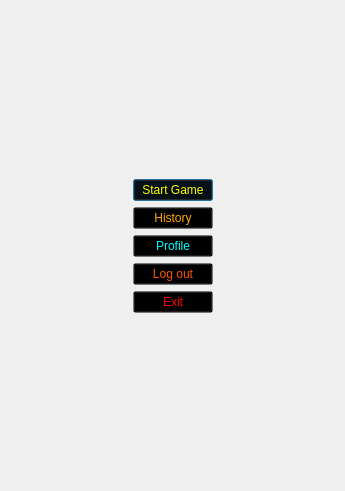
<?xml version="1.0" encoding="UTF-8"?>
<ui version="4.0">
 <class>Menu</class>
 <widget class="QDialog" name="Menu">
  <property name="geometry">
   <rect>
    <x>0</x>
    <y>0</y>
    <width>345</width>
    <height>491</height>
   </rect>
  </property>
  <property name="windowTitle">
   <string>Menu</string>
  </property>
  <property name="windowIcon">
   <iconset resource="../Resource.qrc">
    <normaloff>:/Resource/Icons/user-solid.svg</normaloff>:/Resource/Icons/user-solid.svg</iconset>
  </property>
  <property name="styleSheet">
   <string notr="true">color: rgb(255, 255, 255);
font: italic 32pt &quot;Monotype Corsiva&quot;;
border-image: url(:/Resource/Game/loginBG.jpg);</string>
  </property>
  <layout class="QGridLayout" name="gridLayout">
   <item row="0" column="0">
    <layout class="QVBoxLayout" name="verticalLayout">
     <item>
      <spacer name="verticalSpacer">
       <property name="orientation">
        <enum>Qt::Vertical</enum>
       </property>
       <property name="sizeHint" stdset="0">
        <size>
         <width>20</width>
         <height>40</height>
        </size>
       </property>
      </spacer>
     </item>
     <item>
      <layout class="QHBoxLayout" name="horizontalLayout">
       <item>
        <spacer name="horizontalSpacer_9">
         <property name="orientation">
          <enum>Qt::Horizontal</enum>
         </property>
         <property name="sizeHint" stdset="0">
          <size>
           <width>40</width>
           <height>20</height>
          </size>
         </property>
        </spacer>
       </item>
       <item>
        <widget class="QPushButton" name="StartGame">
         <property name="palette">
          <palette>
           <active>
            <colorrole role="WindowText">
             <brush brushstyle="SolidPattern">
              <color alpha="255">
               <red>219</red>
               <green>182</green>
               <blue>49</blue>
              </color>
             </brush>
            </colorrole>
            <colorrole role="Button">
             <brush brushstyle="SolidPattern">
              <color alpha="0">
               <red>0</red>
               <green>0</green>
               <blue>0</blue>
              </color>
             </brush>
            </colorrole>
            <colorrole role="Text">
             <brush brushstyle="SolidPattern">
              <color alpha="255">
               <red>219</red>
               <green>182</green>
               <blue>49</blue>
              </color>
             </brush>
            </colorrole>
            <colorrole role="ButtonText">
             <brush brushstyle="SolidPattern">
              <color alpha="255">
               <red>219</red>
               <green>182</green>
               <blue>49</blue>
              </color>
             </brush>
            </colorrole>
            <colorrole role="Base">
             <brush brushstyle="SolidPattern">
              <color alpha="0">
               <red>0</red>
               <green>0</green>
               <blue>0</blue>
              </color>
             </brush>
            </colorrole>
            <colorrole role="Window">
             <brush brushstyle="SolidPattern">
              <color alpha="0">
               <red>0</red>
               <green>0</green>
               <blue>0</blue>
              </color>
             </brush>
            </colorrole>
            <colorrole role="PlaceholderText">
             <brush brushstyle="SolidPattern">
              <color alpha="128">
               <red>219</red>
               <green>182</green>
               <blue>49</blue>
              </color>
             </brush>
            </colorrole>
           </active>
           <inactive>
            <colorrole role="WindowText">
             <brush brushstyle="SolidPattern">
              <color alpha="255">
               <red>219</red>
               <green>182</green>
               <blue>49</blue>
              </color>
             </brush>
            </colorrole>
            <colorrole role="Button">
             <brush brushstyle="SolidPattern">
              <color alpha="0">
               <red>0</red>
               <green>0</green>
               <blue>0</blue>
              </color>
             </brush>
            </colorrole>
            <colorrole role="Text">
             <brush brushstyle="SolidPattern">
              <color alpha="255">
               <red>219</red>
               <green>182</green>
               <blue>49</blue>
              </color>
             </brush>
            </colorrole>
            <colorrole role="ButtonText">
             <brush brushstyle="SolidPattern">
              <color alpha="255">
               <red>219</red>
               <green>182</green>
               <blue>49</blue>
              </color>
             </brush>
            </colorrole>
            <colorrole role="Base">
             <brush brushstyle="SolidPattern">
              <color alpha="0">
               <red>0</red>
               <green>0</green>
               <blue>0</blue>
              </color>
             </brush>
            </colorrole>
            <colorrole role="Window">
             <brush brushstyle="SolidPattern">
              <color alpha="0">
               <red>0</red>
               <green>0</green>
               <blue>0</blue>
              </color>
             </brush>
            </colorrole>
            <colorrole role="PlaceholderText">
             <brush brushstyle="SolidPattern">
              <color alpha="128">
               <red>219</red>
               <green>182</green>
               <blue>49</blue>
              </color>
             </brush>
            </colorrole>
           </inactive>
           <disabled>
            <colorrole role="WindowText">
             <brush brushstyle="SolidPattern">
              <color alpha="255">
               <red>219</red>
               <green>182</green>
               <blue>49</blue>
              </color>
             </brush>
            </colorrole>
            <colorrole role="Button">
             <brush brushstyle="SolidPattern">
              <color alpha="0">
               <red>0</red>
               <green>0</green>
               <blue>0</blue>
              </color>
             </brush>
            </colorrole>
            <colorrole role="Text">
             <brush brushstyle="SolidPattern">
              <color alpha="255">
               <red>219</red>
               <green>182</green>
               <blue>49</blue>
              </color>
             </brush>
            </colorrole>
            <colorrole role="ButtonText">
             <brush brushstyle="SolidPattern">
              <color alpha="255">
               <red>219</red>
               <green>182</green>
               <blue>49</blue>
              </color>
             </brush>
            </colorrole>
            <colorrole role="Base">
             <brush brushstyle="SolidPattern">
              <color alpha="0">
               <red>0</red>
               <green>0</green>
               <blue>0</blue>
              </color>
             </brush>
            </colorrole>
            <colorrole role="Window">
             <brush brushstyle="SolidPattern">
              <color alpha="0">
               <red>0</red>
               <green>0</green>
               <blue>0</blue>
              </color>
             </brush>
            </colorrole>
            <colorrole role="PlaceholderText">
             <brush brushstyle="SolidPattern">
              <color alpha="128">
               <red>219</red>
               <green>182</green>
               <blue>49</blue>
              </color>
             </brush>
            </colorrole>
           </disabled>
          </palette>
         </property>
         <property name="styleSheet">
          <string notr="true">border-image: url(:/Pictures/Game/Background.png);
background: transparent;
color: rgb(255, 255, 0);</string>
         </property>
         <property name="text">
          <string>Start Game</string>
         </property>
         <property name="flat">
          <bool>false</bool>
         </property>
        </widget>
       </item>
       <item>
        <spacer name="horizontalSpacer_10">
         <property name="orientation">
          <enum>Qt::Horizontal</enum>
         </property>
         <property name="sizeHint" stdset="0">
          <size>
           <width>40</width>
           <height>20</height>
          </size>
         </property>
        </spacer>
       </item>
      </layout>
     </item>
     <item>
      <layout class="QHBoxLayout" name="horizontalLayout_2">
       <item>
        <spacer name="horizontalSpacer">
         <property name="orientation">
          <enum>Qt::Horizontal</enum>
         </property>
         <property name="sizeHint" stdset="0">
          <size>
           <width>40</width>
           <height>20</height>
          </size>
         </property>
        </spacer>
       </item>
       <item>
        <widget class="QPushButton" name="History">
         <property name="palette">
          <palette>
           <active>
            <colorrole role="WindowText">
             <brush brushstyle="SolidPattern">
              <color alpha="255">
               <red>219</red>
               <green>182</green>
               <blue>49</blue>
              </color>
             </brush>
            </colorrole>
            <colorrole role="Button">
             <brush brushstyle="SolidPattern">
              <color alpha="0">
               <red>0</red>
               <green>0</green>
               <blue>0</blue>
              </color>
             </brush>
            </colorrole>
            <colorrole role="Text">
             <brush brushstyle="SolidPattern">
              <color alpha="255">
               <red>219</red>
               <green>182</green>
               <blue>49</blue>
              </color>
             </brush>
            </colorrole>
            <colorrole role="ButtonText">
             <brush brushstyle="SolidPattern">
              <color alpha="255">
               <red>219</red>
               <green>182</green>
               <blue>49</blue>
              </color>
             </brush>
            </colorrole>
            <colorrole role="Base">
             <brush brushstyle="SolidPattern">
              <color alpha="0">
               <red>0</red>
               <green>0</green>
               <blue>0</blue>
              </color>
             </brush>
            </colorrole>
            <colorrole role="Window">
             <brush brushstyle="SolidPattern">
              <color alpha="0">
               <red>0</red>
               <green>0</green>
               <blue>0</blue>
              </color>
             </brush>
            </colorrole>
            <colorrole role="PlaceholderText">
             <brush brushstyle="SolidPattern">
              <color alpha="128">
               <red>219</red>
               <green>182</green>
               <blue>49</blue>
              </color>
             </brush>
            </colorrole>
           </active>
           <inactive>
            <colorrole role="WindowText">
             <brush brushstyle="SolidPattern">
              <color alpha="255">
               <red>219</red>
               <green>182</green>
               <blue>49</blue>
              </color>
             </brush>
            </colorrole>
            <colorrole role="Button">
             <brush brushstyle="SolidPattern">
              <color alpha="0">
               <red>0</red>
               <green>0</green>
               <blue>0</blue>
              </color>
             </brush>
            </colorrole>
            <colorrole role="Text">
             <brush brushstyle="SolidPattern">
              <color alpha="255">
               <red>219</red>
               <green>182</green>
               <blue>49</blue>
              </color>
             </brush>
            </colorrole>
            <colorrole role="ButtonText">
             <brush brushstyle="SolidPattern">
              <color alpha="255">
               <red>219</red>
               <green>182</green>
               <blue>49</blue>
              </color>
             </brush>
            </colorrole>
            <colorrole role="Base">
             <brush brushstyle="SolidPattern">
              <color alpha="0">
               <red>0</red>
               <green>0</green>
               <blue>0</blue>
              </color>
             </brush>
            </colorrole>
            <colorrole role="Window">
             <brush brushstyle="SolidPattern">
              <color alpha="0">
               <red>0</red>
               <green>0</green>
               <blue>0</blue>
              </color>
             </brush>
            </colorrole>
            <colorrole role="PlaceholderText">
             <brush brushstyle="SolidPattern">
              <color alpha="128">
               <red>219</red>
               <green>182</green>
               <blue>49</blue>
              </color>
             </brush>
            </colorrole>
           </inactive>
           <disabled>
            <colorrole role="WindowText">
             <brush brushstyle="SolidPattern">
              <color alpha="255">
               <red>219</red>
               <green>182</green>
               <blue>49</blue>
              </color>
             </brush>
            </colorrole>
            <colorrole role="Button">
             <brush brushstyle="SolidPattern">
              <color alpha="0">
               <red>0</red>
               <green>0</green>
               <blue>0</blue>
              </color>
             </brush>
            </colorrole>
            <colorrole role="Text">
             <brush brushstyle="SolidPattern">
              <color alpha="255">
               <red>219</red>
               <green>182</green>
               <blue>49</blue>
              </color>
             </brush>
            </colorrole>
            <colorrole role="ButtonText">
             <brush brushstyle="SolidPattern">
              <color alpha="255">
               <red>219</red>
               <green>182</green>
               <blue>49</blue>
              </color>
             </brush>
            </colorrole>
            <colorrole role="Base">
             <brush brushstyle="SolidPattern">
              <color alpha="0">
               <red>0</red>
               <green>0</green>
               <blue>0</blue>
              </color>
             </brush>
            </colorrole>
            <colorrole role="Window">
             <brush brushstyle="SolidPattern">
              <color alpha="0">
               <red>0</red>
               <green>0</green>
               <blue>0</blue>
              </color>
             </brush>
            </colorrole>
            <colorrole role="PlaceholderText">
             <brush brushstyle="SolidPattern">
              <color alpha="128">
               <red>219</red>
               <green>182</green>
               <blue>49</blue>
              </color>
             </brush>
            </colorrole>
           </disabled>
          </palette>
         </property>
         <property name="styleSheet">
          <string notr="true">border-image: url(:/Pictures/Game/Background.png);
color: rgb(255, 170, 0);
background: transparent;</string>
         </property>
         <property name="text">
          <string>History</string>
         </property>
        </widget>
       </item>
       <item>
        <spacer name="horizontalSpacer_2">
         <property name="orientation">
          <enum>Qt::Horizontal</enum>
         </property>
         <property name="sizeHint" stdset="0">
          <size>
           <width>40</width>
           <height>20</height>
          </size>
         </property>
        </spacer>
       </item>
      </layout>
     </item>
     <item>
      <layout class="QHBoxLayout" name="horizontalLayout_3">
       <item>
        <spacer name="horizontalSpacer_3">
         <property name="orientation">
          <enum>Qt::Horizontal</enum>
         </property>
         <property name="sizeHint" stdset="0">
          <size>
           <width>40</width>
           <height>20</height>
          </size>
         </property>
        </spacer>
       </item>
       <item>
        <widget class="QPushButton" name="ChangeProfile">
         <property name="palette">
          <palette>
           <active>
            <colorrole role="WindowText">
             <brush brushstyle="SolidPattern">
              <color alpha="255">
               <red>219</red>
               <green>182</green>
               <blue>49</blue>
              </color>
             </brush>
            </colorrole>
            <colorrole role="Button">
             <brush brushstyle="SolidPattern">
              <color alpha="0">
               <red>0</red>
               <green>0</green>
               <blue>0</blue>
              </color>
             </brush>
            </colorrole>
            <colorrole role="Text">
             <brush brushstyle="SolidPattern">
              <color alpha="255">
               <red>219</red>
               <green>182</green>
               <blue>49</blue>
              </color>
             </brush>
            </colorrole>
            <colorrole role="ButtonText">
             <brush brushstyle="SolidPattern">
              <color alpha="255">
               <red>219</red>
               <green>182</green>
               <blue>49</blue>
              </color>
             </brush>
            </colorrole>
            <colorrole role="Base">
             <brush brushstyle="SolidPattern">
              <color alpha="0">
               <red>0</red>
               <green>0</green>
               <blue>0</blue>
              </color>
             </brush>
            </colorrole>
            <colorrole role="Window">
             <brush brushstyle="SolidPattern">
              <color alpha="0">
               <red>0</red>
               <green>0</green>
               <blue>0</blue>
              </color>
             </brush>
            </colorrole>
            <colorrole role="PlaceholderText">
             <brush brushstyle="SolidPattern">
              <color alpha="128">
               <red>219</red>
               <green>182</green>
               <blue>49</blue>
              </color>
             </brush>
            </colorrole>
           </active>
           <inactive>
            <colorrole role="WindowText">
             <brush brushstyle="SolidPattern">
              <color alpha="255">
               <red>219</red>
               <green>182</green>
               <blue>49</blue>
              </color>
             </brush>
            </colorrole>
            <colorrole role="Button">
             <brush brushstyle="SolidPattern">
              <color alpha="0">
               <red>0</red>
               <green>0</green>
               <blue>0</blue>
              </color>
             </brush>
            </colorrole>
            <colorrole role="Text">
             <brush brushstyle="SolidPattern">
              <color alpha="255">
               <red>219</red>
               <green>182</green>
               <blue>49</blue>
              </color>
             </brush>
            </colorrole>
            <colorrole role="ButtonText">
             <brush brushstyle="SolidPattern">
              <color alpha="255">
               <red>219</red>
               <green>182</green>
               <blue>49</blue>
              </color>
             </brush>
            </colorrole>
            <colorrole role="Base">
             <brush brushstyle="SolidPattern">
              <color alpha="0">
               <red>0</red>
               <green>0</green>
               <blue>0</blue>
              </color>
             </brush>
            </colorrole>
            <colorrole role="Window">
             <brush brushstyle="SolidPattern">
              <color alpha="0">
               <red>0</red>
               <green>0</green>
               <blue>0</blue>
              </color>
             </brush>
            </colorrole>
            <colorrole role="PlaceholderText">
             <brush brushstyle="SolidPattern">
              <color alpha="128">
               <red>219</red>
               <green>182</green>
               <blue>49</blue>
              </color>
             </brush>
            </colorrole>
           </inactive>
           <disabled>
            <colorrole role="WindowText">
             <brush brushstyle="SolidPattern">
              <color alpha="255">
               <red>219</red>
               <green>182</green>
               <blue>49</blue>
              </color>
             </brush>
            </colorrole>
            <colorrole role="Button">
             <brush brushstyle="SolidPattern">
              <color alpha="0">
               <red>0</red>
               <green>0</green>
               <blue>0</blue>
              </color>
             </brush>
            </colorrole>
            <colorrole role="Text">
             <brush brushstyle="SolidPattern">
              <color alpha="255">
               <red>219</red>
               <green>182</green>
               <blue>49</blue>
              </color>
             </brush>
            </colorrole>
            <colorrole role="ButtonText">
             <brush brushstyle="SolidPattern">
              <color alpha="255">
               <red>219</red>
               <green>182</green>
               <blue>49</blue>
              </color>
             </brush>
            </colorrole>
            <colorrole role="Base">
             <brush brushstyle="SolidPattern">
              <color alpha="0">
               <red>0</red>
               <green>0</green>
               <blue>0</blue>
              </color>
             </brush>
            </colorrole>
            <colorrole role="Window">
             <brush brushstyle="SolidPattern">
              <color alpha="0">
               <red>0</red>
               <green>0</green>
               <blue>0</blue>
              </color>
             </brush>
            </colorrole>
            <colorrole role="PlaceholderText">
             <brush brushstyle="SolidPattern">
              <color alpha="128">
               <red>219</red>
               <green>182</green>
               <blue>49</blue>
              </color>
             </brush>
            </colorrole>
           </disabled>
          </palette>
         </property>
         <property name="styleSheet">
          <string notr="true">border-image: url(:/Pictures/Game/Background.png);
color: rgb(0, 255, 255);
background: transparent;</string>
         </property>
         <property name="text">
          <string>Profile</string>
         </property>
        </widget>
       </item>
       <item>
        <spacer name="horizontalSpacer_4">
         <property name="orientation">
          <enum>Qt::Horizontal</enum>
         </property>
         <property name="sizeHint" stdset="0">
          <size>
           <width>40</width>
           <height>20</height>
          </size>
         </property>
        </spacer>
       </item>
      </layout>
     </item>
     <item>
      <layout class="QHBoxLayout" name="horizontalLayout_4">
       <item>
        <spacer name="horizontalSpacer_5">
         <property name="orientation">
          <enum>Qt::Horizontal</enum>
         </property>
         <property name="sizeHint" stdset="0">
          <size>
           <width>40</width>
           <height>20</height>
          </size>
         </property>
        </spacer>
       </item>
       <item>
        <widget class="QPushButton" name="Logout">
         <property name="palette">
          <palette>
           <active>
            <colorrole role="WindowText">
             <brush brushstyle="SolidPattern">
              <color alpha="255">
               <red>255</red>
               <green>85</green>
               <blue>0</blue>
              </color>
             </brush>
            </colorrole>
            <colorrole role="Button">
             <brush brushstyle="SolidPattern">
              <color alpha="0">
               <red>0</red>
               <green>0</green>
               <blue>0</blue>
              </color>
             </brush>
            </colorrole>
            <colorrole role="Text">
             <brush brushstyle="SolidPattern">
              <color alpha="255">
               <red>255</red>
               <green>85</green>
               <blue>0</blue>
              </color>
             </brush>
            </colorrole>
            <colorrole role="ButtonText">
             <brush brushstyle="SolidPattern">
              <color alpha="255">
               <red>255</red>
               <green>85</green>
               <blue>0</blue>
              </color>
             </brush>
            </colorrole>
            <colorrole role="Base">
             <brush brushstyle="SolidPattern">
              <color alpha="0">
               <red>0</red>
               <green>0</green>
               <blue>0</blue>
              </color>
             </brush>
            </colorrole>
            <colorrole role="Window">
             <brush brushstyle="SolidPattern">
              <color alpha="0">
               <red>0</red>
               <green>0</green>
               <blue>0</blue>
              </color>
             </brush>
            </colorrole>
            <colorrole role="PlaceholderText">
             <brush brushstyle="SolidPattern">
              <color alpha="128">
               <red>255</red>
               <green>85</green>
               <blue>0</blue>
              </color>
             </brush>
            </colorrole>
           </active>
           <inactive>
            <colorrole role="WindowText">
             <brush brushstyle="SolidPattern">
              <color alpha="255">
               <red>255</red>
               <green>85</green>
               <blue>0</blue>
              </color>
             </brush>
            </colorrole>
            <colorrole role="Button">
             <brush brushstyle="SolidPattern">
              <color alpha="0">
               <red>0</red>
               <green>0</green>
               <blue>0</blue>
              </color>
             </brush>
            </colorrole>
            <colorrole role="Text">
             <brush brushstyle="SolidPattern">
              <color alpha="255">
               <red>255</red>
               <green>85</green>
               <blue>0</blue>
              </color>
             </brush>
            </colorrole>
            <colorrole role="ButtonText">
             <brush brushstyle="SolidPattern">
              <color alpha="255">
               <red>255</red>
               <green>85</green>
               <blue>0</blue>
              </color>
             </brush>
            </colorrole>
            <colorrole role="Base">
             <brush brushstyle="SolidPattern">
              <color alpha="0">
               <red>0</red>
               <green>0</green>
               <blue>0</blue>
              </color>
             </brush>
            </colorrole>
            <colorrole role="Window">
             <brush brushstyle="SolidPattern">
              <color alpha="0">
               <red>0</red>
               <green>0</green>
               <blue>0</blue>
              </color>
             </brush>
            </colorrole>
            <colorrole role="PlaceholderText">
             <brush brushstyle="SolidPattern">
              <color alpha="128">
               <red>255</red>
               <green>85</green>
               <blue>0</blue>
              </color>
             </brush>
            </colorrole>
           </inactive>
           <disabled>
            <colorrole role="WindowText">
             <brush brushstyle="SolidPattern">
              <color alpha="255">
               <red>255</red>
               <green>85</green>
               <blue>0</blue>
              </color>
             </brush>
            </colorrole>
            <colorrole role="Button">
             <brush brushstyle="SolidPattern">
              <color alpha="0">
               <red>0</red>
               <green>0</green>
               <blue>0</blue>
              </color>
             </brush>
            </colorrole>
            <colorrole role="Text">
             <brush brushstyle="SolidPattern">
              <color alpha="255">
               <red>255</red>
               <green>85</green>
               <blue>0</blue>
              </color>
             </brush>
            </colorrole>
            <colorrole role="ButtonText">
             <brush brushstyle="SolidPattern">
              <color alpha="255">
               <red>255</red>
               <green>85</green>
               <blue>0</blue>
              </color>
             </brush>
            </colorrole>
            <colorrole role="Base">
             <brush brushstyle="SolidPattern">
              <color alpha="0">
               <red>0</red>
               <green>0</green>
               <blue>0</blue>
              </color>
             </brush>
            </colorrole>
            <colorrole role="Window">
             <brush brushstyle="SolidPattern">
              <color alpha="0">
               <red>0</red>
               <green>0</green>
               <blue>0</blue>
              </color>
             </brush>
            </colorrole>
            <colorrole role="PlaceholderText">
             <brush brushstyle="SolidPattern">
              <color alpha="128">
               <red>255</red>
               <green>85</green>
               <blue>0</blue>
              </color>
             </brush>
            </colorrole>
           </disabled>
          </palette>
         </property>
         <property name="styleSheet">
          <string notr="true">border-image: url(:/Pictures/Game/Background.png);
background: transparent;
color: rgb(255, 85, 0);</string>
         </property>
         <property name="text">
          <string>Log out</string>
         </property>
        </widget>
       </item>
       <item>
        <spacer name="horizontalSpacer_6">
         <property name="orientation">
          <enum>Qt::Horizontal</enum>
         </property>
         <property name="sizeHint" stdset="0">
          <size>
           <width>40</width>
           <height>20</height>
          </size>
         </property>
        </spacer>
       </item>
      </layout>
     </item>
     <item>
      <layout class="QHBoxLayout" name="horizontalLayout_5">
       <item>
        <spacer name="horizontalSpacer_7">
         <property name="orientation">
          <enum>Qt::Horizontal</enum>
         </property>
         <property name="sizeHint" stdset="0">
          <size>
           <width>40</width>
           <height>20</height>
          </size>
         </property>
        </spacer>
       </item>
       <item>
        <widget class="QPushButton" name="Exit">
         <property name="palette">
          <palette>
           <active>
            <colorrole role="WindowText">
             <brush brushstyle="SolidPattern">
              <color alpha="255">
               <red>170</red>
               <green>0</green>
               <blue>0</blue>
              </color>
             </brush>
            </colorrole>
            <colorrole role="Button">
             <brush brushstyle="SolidPattern">
              <color alpha="0">
               <red>0</red>
               <green>0</green>
               <blue>0</blue>
              </color>
             </brush>
            </colorrole>
            <colorrole role="Text">
             <brush brushstyle="SolidPattern">
              <color alpha="255">
               <red>170</red>
               <green>0</green>
               <blue>0</blue>
              </color>
             </brush>
            </colorrole>
            <colorrole role="ButtonText">
             <brush brushstyle="SolidPattern">
              <color alpha="255">
               <red>170</red>
               <green>0</green>
               <blue>0</blue>
              </color>
             </brush>
            </colorrole>
            <colorrole role="Base">
             <brush brushstyle="SolidPattern">
              <color alpha="0">
               <red>0</red>
               <green>0</green>
               <blue>0</blue>
              </color>
             </brush>
            </colorrole>
            <colorrole role="Window">
             <brush brushstyle="SolidPattern">
              <color alpha="0">
               <red>0</red>
               <green>0</green>
               <blue>0</blue>
              </color>
             </brush>
            </colorrole>
            <colorrole role="PlaceholderText">
             <brush brushstyle="SolidPattern">
              <color alpha="128">
               <red>170</red>
               <green>0</green>
               <blue>0</blue>
              </color>
             </brush>
            </colorrole>
           </active>
           <inactive>
            <colorrole role="WindowText">
             <brush brushstyle="SolidPattern">
              <color alpha="255">
               <red>170</red>
               <green>0</green>
               <blue>0</blue>
              </color>
             </brush>
            </colorrole>
            <colorrole role="Button">
             <brush brushstyle="SolidPattern">
              <color alpha="0">
               <red>0</red>
               <green>0</green>
               <blue>0</blue>
              </color>
             </brush>
            </colorrole>
            <colorrole role="Text">
             <brush brushstyle="SolidPattern">
              <color alpha="255">
               <red>170</red>
               <green>0</green>
               <blue>0</blue>
              </color>
             </brush>
            </colorrole>
            <colorrole role="ButtonText">
             <brush brushstyle="SolidPattern">
              <color alpha="255">
               <red>170</red>
               <green>0</green>
               <blue>0</blue>
              </color>
             </brush>
            </colorrole>
            <colorrole role="Base">
             <brush brushstyle="SolidPattern">
              <color alpha="0">
               <red>0</red>
               <green>0</green>
               <blue>0</blue>
              </color>
             </brush>
            </colorrole>
            <colorrole role="Window">
             <brush brushstyle="SolidPattern">
              <color alpha="0">
               <red>0</red>
               <green>0</green>
               <blue>0</blue>
              </color>
             </brush>
            </colorrole>
            <colorrole role="PlaceholderText">
             <brush brushstyle="SolidPattern">
              <color alpha="128">
               <red>170</red>
               <green>0</green>
               <blue>0</blue>
              </color>
             </brush>
            </colorrole>
           </inactive>
           <disabled>
            <colorrole role="WindowText">
             <brush brushstyle="SolidPattern">
              <color alpha="255">
               <red>170</red>
               <green>0</green>
               <blue>0</blue>
              </color>
             </brush>
            </colorrole>
            <colorrole role="Button">
             <brush brushstyle="SolidPattern">
              <color alpha="0">
               <red>0</red>
               <green>0</green>
               <blue>0</blue>
              </color>
             </brush>
            </colorrole>
            <colorrole role="Text">
             <brush brushstyle="SolidPattern">
              <color alpha="255">
               <red>170</red>
               <green>0</green>
               <blue>0</blue>
              </color>
             </brush>
            </colorrole>
            <colorrole role="ButtonText">
             <brush brushstyle="SolidPattern">
              <color alpha="255">
               <red>170</red>
               <green>0</green>
               <blue>0</blue>
              </color>
             </brush>
            </colorrole>
            <colorrole role="Base">
             <brush brushstyle="SolidPattern">
              <color alpha="0">
               <red>0</red>
               <green>0</green>
               <blue>0</blue>
              </color>
             </brush>
            </colorrole>
            <colorrole role="Window">
             <brush brushstyle="SolidPattern">
              <color alpha="0">
               <red>0</red>
               <green>0</green>
               <blue>0</blue>
              </color>
             </brush>
            </colorrole>
            <colorrole role="PlaceholderText">
             <brush brushstyle="SolidPattern">
              <color alpha="128">
               <red>170</red>
               <green>0</green>
               <blue>0</blue>
              </color>
             </brush>
            </colorrole>
           </disabled>
          </palette>
         </property>
         <property name="styleSheet">
          <string notr="true">border-image: url(:/Pictures/Game/Background.png);
color: rgb(255, 0, 0);
background: transparent;</string>
         </property>
         <property name="text">
          <string>Exit</string>
         </property>
        </widget>
       </item>
       <item>
        <spacer name="horizontalSpacer_8">
         <property name="orientation">
          <enum>Qt::Horizontal</enum>
         </property>
         <property name="sizeHint" stdset="0">
          <size>
           <width>40</width>
           <height>20</height>
          </size>
         </property>
        </spacer>
       </item>
      </layout>
     </item>
     <item>
      <spacer name="verticalSpacer_2">
       <property name="orientation">
        <enum>Qt::Vertical</enum>
       </property>
       <property name="sizeHint" stdset="0">
        <size>
         <width>20</width>
         <height>40</height>
        </size>
       </property>
      </spacer>
     </item>
    </layout>
   </item>
  </layout>
 </widget>
 <resources>
  <include location="../Resource.qrc"/>
 </resources>
 <connections/>
</ui>
